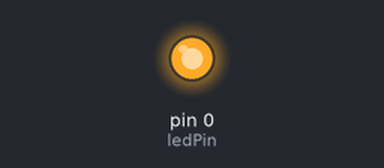
A sketch run on a simulated Arduino Uno, built with avr-gcc and run on an emulated ATmega328P. Shown: output pins drawn as LEDs (lit = HIGH).

Above: at 2.5 s.
At 7.5 s:
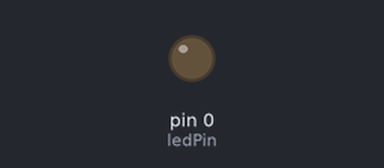
Timing chart, 0 to 13.0 s (numbered marks = the images above):
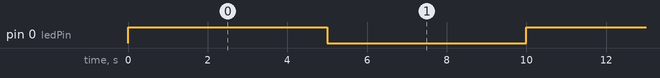

Measured:
- by itself, pin 0 (ledPin): alternates HIGH for 5.0 s and LOW for 5.0 s

The sketch:

Attiny_blink_test.ino
```cpp
int ledPin = 0;

void setup() {
  // put your setup code here, to run once:
  pinMode(ledPin, OUTPUT);
}

void loop() {
  // put your main code here, to run repeatedly:
  digitalWrite(ledPin, HIGH);
  delay(5000);
  digitalWrite(ledPin, LOW);
  delay(5000);
}
```
